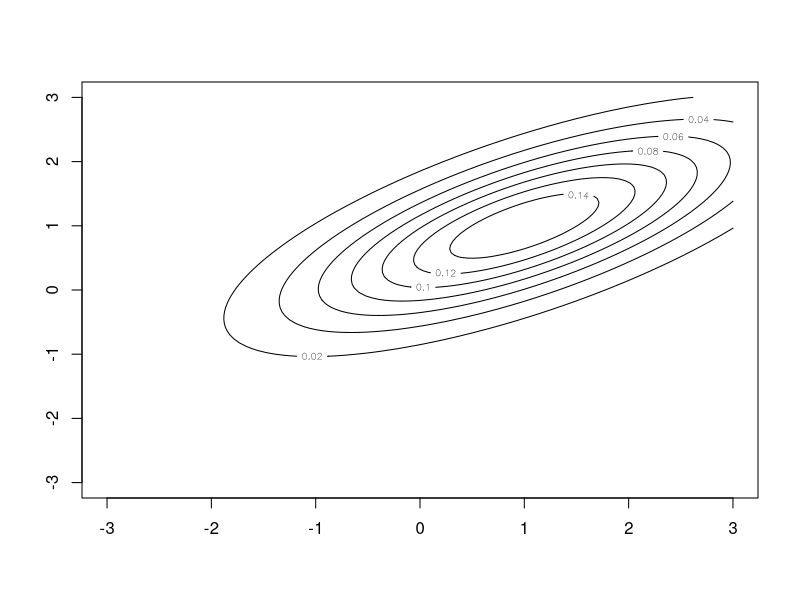

Here is the R script that generated this plot:
library(mvtnorm)
x.points <- seq(-3,3,length.out=100)
y.points <- x.points
z <- matrix(0,nrow=100,ncol=100)
mu <- c(1,1)
sigma <- matrix(c(2,1,1,1),nrow=2)
for (i in 1:100) {
for (j in 1:100) {
z[i,j] <- dmvnorm(c(x.points[i],y.points[j]),
mean=mu,sigma=sigma)
}
}
contour(x.points,y.points,z)
